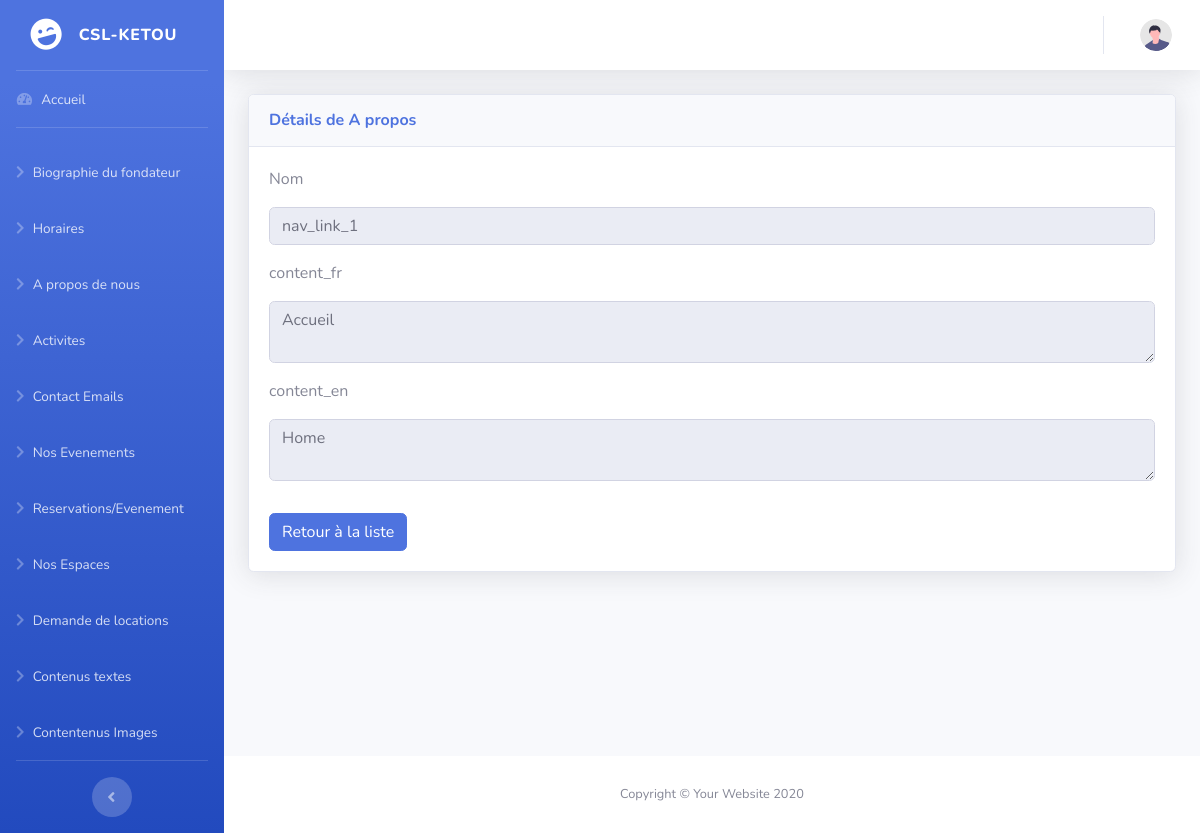
/Admin/csl-backend/content_texts/detail.php?id=1, run on the app's committed database.
### tables this page shows
CREATE TABLE `content_text_management` (
  `id` bigint(20) NOT NULL,
  `name` varchar(255) NOT NULL,
  `content_fr` text DEFAULT NULL,
  `content_en` text DEFAULT NULL
);

### Admin/csl-backend/content_texts/detail.php (the view, shortened to what this page needs)
<?php
require '../../../config/database.php';
if (isset($_GET['id'])) {
    $id = $_GET['id'];
    $stmt = $pdo->prepare("SELECT * FROM content_text_management WHERE id = ?");
    $stmt->execute([$id]);
    $aboutUs = $stmt->fetch();
} else {
    echo "Aucun identifiant spécifié.";
    exit;
}
?>
<!DOCTYPE html>
<html lang="en">
<head>
    <?php include('../includes/links.php'); ?>
</head>
<body id="page-top">
    <div id="wrapper">
        <?php include('../includes/sidebar.php'); ?>
        <div id="content-wrapper" class="d-flex flex-column">
            <div id="content">
                <?php include('../includes/navbar.php'); ?>
                <div class="container-fluid">
                    <div class="card shadow mb-4">
                        <div class="card-header py-3">
                            <h6 class="m-0 font-weight-bold text-primary">Détails de A propos</h6>
                        </div>
                        <div class="card-body">
                            <div class="form-group">
                                <label for="name">Nom</label>
                                <input class="form-control my-2" type="text" name="name" id="name" value="<?php echo htmlspecialchars($aboutUs['name']); ?>" readonly>
                            </div>
                            <div class="form-group">
                                <label for="content_fr">content_fr</label>
                                <textarea class="form-control my-2" name="content_fr" id="content_fr" readonly><?php echo htmlspecialchars($aboutUs['content_fr']); ?></textarea>
                            </div>
                            <div class="form-group">
                                <label for="content_en">content_en</label>
                                <textarea class="form-control my-2" name="content_en" id="content_en" readonly><?php echo htmlspecialchars($aboutUs['content_en']); ?></textarea>
                            </div>
                            <a href="index.php" class="btn btn-primary mt-3">Retour à la liste</a>
                        </div>
                    </div>
                </div>
            </div>
            <?php include('../includes/footer.php'); ?>
        </div>
    </div>
</body>
</html>

### data on the page
content_text_management: name "nav_link_1", content_fr "Accueil", content_en "Home"
